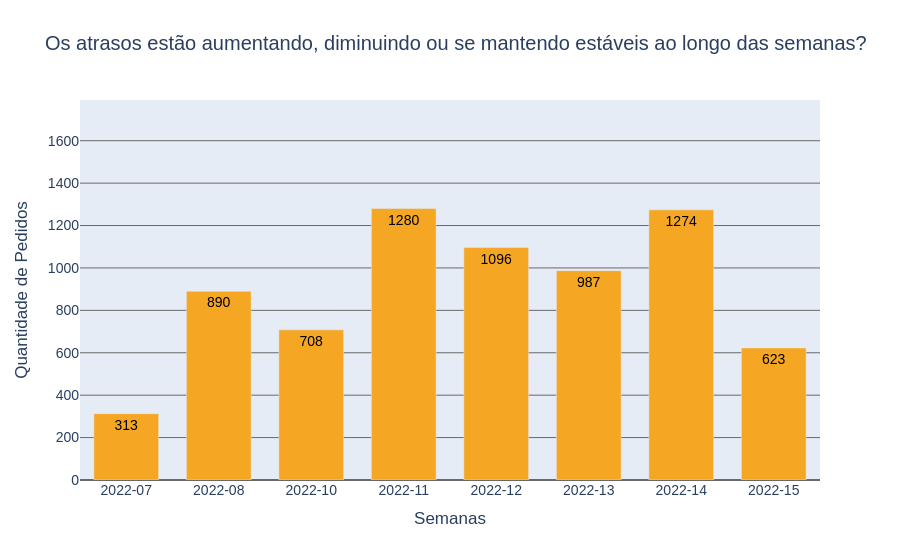

Write notebook code for a chart like this one.
### Markdown cell above
___

### Code cell
'''
# Exercício 1 — Evolução dos atrasos ao longo do tempo

Tare
Faça um gráfico de barras verticais usando as colunas Order_Week, Order_ID e Delivery_Status.

- Considere apenas entregas com status delay.
- Agrupe os dados por semana (Order_Week).
- Conte a quantidade de pedidos atrasados (Order_ID).

Pergunta de negócio
Os atrasos estão aumentando, diminuindo ou se mantendo estáveis ao longo das semanas?

'''

df_atrasos = df[df['Delivery_Status'] == 'delay'].groupby('Order_Week')['Order_ID'].nunique().reset_index(name='Quantidade')


fig = px.bar(
    df_atrasos,
    x='Order_Week',
    y='Quantidade',
    text='Quantidade',
    title='Os atrasos estão aumentando, diminuindo ou se mantendo estáveis ao longo das semanas?',
    # color=cor,
    color_discrete_sequence=['#F5A623']
)

fig.update_xaxes(
    type='category',
)

fig.update_traces(
    textfont_color="black",
)

fig.update_layout(
    font=dict(family="Arial", size=14),
    barmode='group',
    bargap=0.3,
    yaxis=dict(
        title="Quantidade de Pedidos",
        showgrid=True,
        gridcolor='dimgray',
        zeroline=True,
        zerolinecolor='dimgray',
        range=[0, df_atrasos['Quantidade'].max() * 1.4]
    ),
    xaxis=dict(
        title='Semanas'
    ),
    uniformtext_minsize=10,
    uniformtext_mode='show',
)

fig.show()

### Figure 1 — Plotly figure (JSON) as saved in the notebook; plotly's stock layout.template omitted (floating-point values rounded to 4 significant figures)
{"data": [{"hovertemplate": "Order_Week=%{x}<br>Quantidade=%{text}<extra></extra>", "legendgroup": "", "marker": {"color": "#F5A623", "pattern": {"shape": ""}}, "name": "", "orientation": "v", "showlegend": false, "text": [313.0, 890.0, 708.0, 1280.0, 1096.0, 987.0, 1274.0, 623.0], "textfont": {"color": "black"}, "textposition": "auto", "type": "bar", "x": ["2022-07", "2022-08", "2022-10", "2022-11", "2022-12", "2022-13", "2022-14", "2022-15"], "xaxis": "x", "y": [313, 890, 708, 1280, 1096, 987, 1274, 623], "yaxis": "y"}], "layout": {"bargap": 0.3, "barmode": "group", "font": {"family": "Arial", "size": 14}, "legend": {"tracegroupgap": 0}, "title": {"text": "Os atrasos estão aumentando, diminuindo ou se mantendo estáveis ao longo das semanas?"}, "uniformtext": {"minsize": 10, "mode": "show"}, "xaxis": {"anchor": "y", "domain": [0, 1], "title": {"text": "Semanas"}, "type": "category"}, "yaxis": {"anchor": "x", "domain": [0, 1], "gridcolor": "dimgray", "range": [0, 1792], "showgrid": true, "title": {"text": "Quantidade de Pedidos"}, "zeroline": true, "zerolinecolor": "dimgray"}}}
